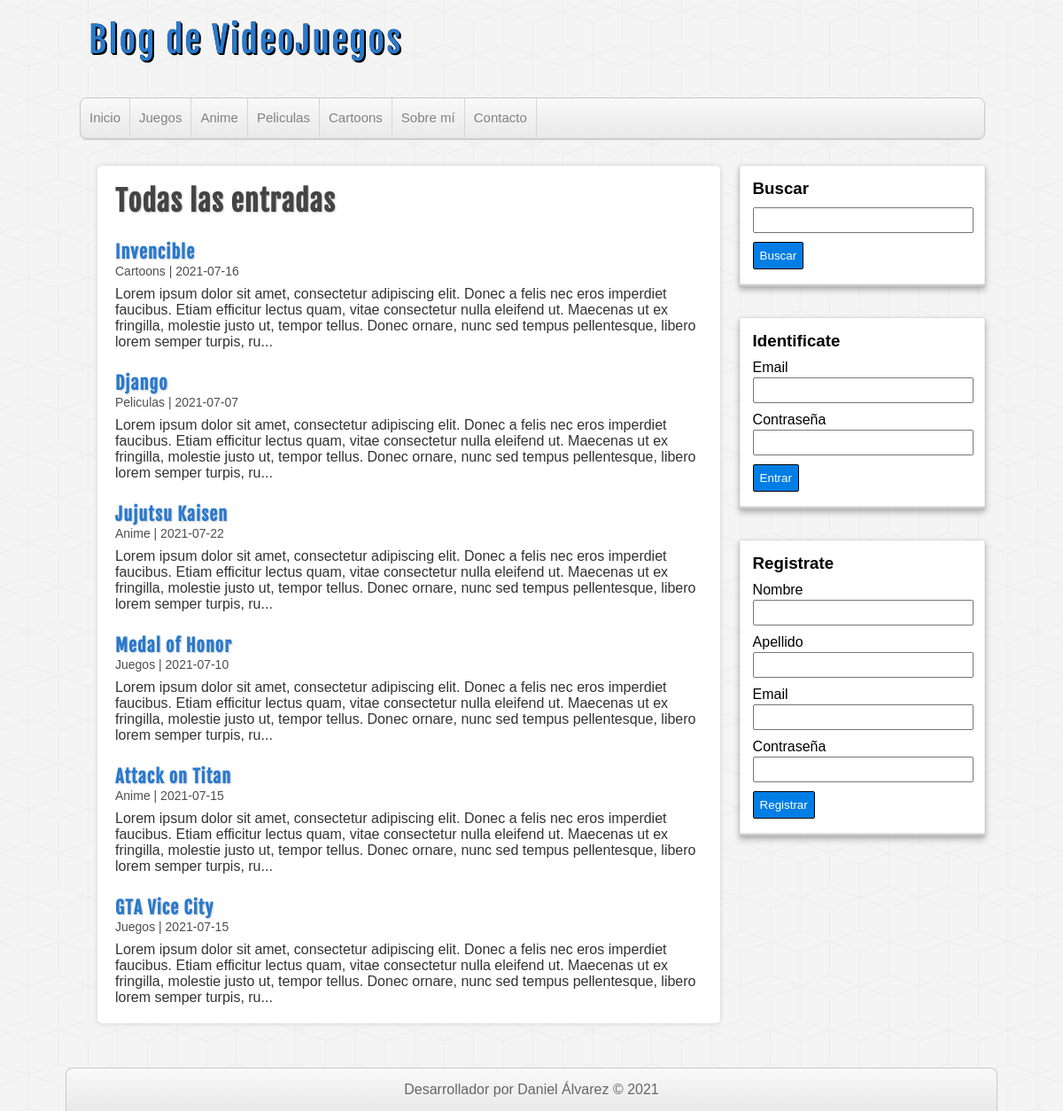
Screenshot of /entradas.php with the database file from the repository.
### tables this page shows
CREATE TABLE `categoria` (
  `id` int(11) NOT NULL,
  `nombre` varchar(45) DEFAULT NULL
);

CREATE TABLE `entrada` (
  `id` int(11) NOT NULL,
  `titulo` varchar(45) DEFAULT NULL,
  `descripcion` varchar(3000) DEFAULT NULL,
  `fecha` date NOT NULL,
  `usuario_id` int(11) NOT NULL,
  `categoria_id` int(11) NOT NULL
);

### helpers/ConexionHelper.php (called while the page is built, shortened)
<?php
$host = "localhost";
$usuario = "root";
$clave = "root";
$baseDeDatos = "dbblogestructurado";
$puerto = 3306;
$db = mysqli_connect($host, $usuario, $clave, $baseDeDatos, $puerto);
mysqli_query($db, "SET NAMES 'utf8'");
function conseguirCategorias() {
    global $db;
    $sql = "SELECT * FROM categoria ORDER BY id ASC";
    $categorias = mysqli_query($db, $sql);
    if ($categorias && mysqli_num_rows($categorias) >= 1) {
        $resultado = $categorias;
        return $resultado;
    }
}
function conseguirEntradas($limite = null, $categoria = null, $busqueda = null) {
    global $db;
    $sql = "SELECT e.*, c.nombre AS 'categoria' FROM entrada e" . " INNER JOIN categoria c ON e.categoria_id = c.id";
    $sql.=" ORDER BY e.id DESC";
    $entradas = mysqli_query($db, $sql);
    if ($entradas && mysqli_num_rows($entradas) >= 1) {
        $resultado = $entradas;
        return $resultado;
    }
}
?>

### entradas.php (the view, shortened to what this page needs)
<!doctype html>
<html lang="es">
<head>
	<link rel="stylesheet" href="assets/css/styles.css"/>
</head>
<body>
	<?php require_once 'includes/header.php'; ?>
	<?php require_once 'includes/aside.php'; ?>
	<div id="principal">
		<h1>Todas las entradas</h1>
		<?php
		$entradas = conseguirEntradas();
		if (!empty($entradas)):
    		while ($entrada = mysqli_fetch_assoc($entradas)):
    	?>
            	<article class="entrada">
        			<a href="entrada.php?id=<?=$entrada["id"]?>">
        				<h2><?=$entrada["titulo"]?></h2>
        				<span class="fecha"><?=$entrada["categoria"] . " | " . $entrada["fecha"]?></span>
        				<p>
							<?=substr($entrada["descripcion"], 0, 300) . "..."?>
        				</p>
        			</a>
        		</article>
    	<?php
    	    endwhile;
    	endif;
    	?>
	</div>
	<?php require_once 'includes/footer.php'; ?>
</body>
</html>

### includes/header.php (shortened to what this page needs)
<?php require_once 'helpers/ConexionHelper.php'; ?>
<header id="cabecera">
	<div id="logo">
		<a href="index.php">Blog de VideoJuegos</a>
	</div>
	<nav id="menu">
		<ul>
			<li><a href="index.php">Inicio</a></li>
			<?php
			$categorias = conseguirCategorias();
			?>
			<?php
			if (!empty($categorias)):
    			while ($categoria = mysqli_fetch_assoc($categorias)):
    		?>
    				<li><a href="categoria.php?id=<?=$categoria["id"]?>"><?=$categoria["nombre"]?></a></li>
    		<?php
    			endwhile;
			endif;
			?>
			<li><a href="index.php">Sobre mí</a></li>
			<li><a href="index.php">Contacto</a></li>
		</ul>
	</nav>
</header>
<div id="contenedor">

### assets/css/styles.css (style rules this page uses)
* { margin: 0px; padding: 0px; font-family: Arial; text-decoration: none; }
body { background: url(../img/cubes.png) #F4F4F4; }
.fecha { color: #4E4E4E; margin-top: 5px; font-size: 14px; }
#cabecera { width: 85%; height: auto; background: transparent; margin: 0px auto; }
#logo { float: left; width: 540px; height: 110px; }
#logo a { font-family: Fajala-Custom, Helvetica; font-size: 40px; letter-spacing: 2px; color: #2979CD; text-shadow: 0px 0px 0px black, 1px 1px 0px black, 2px 2px 0px black; line-height: 90px; margin-left: 10px; transition: all 300ms; }
#menu { clear: both; width: 100%; height: 45px; background: linear-gradient(to bottom, #F9F9F9 0px, #E9E9E9 100%); border: 1px solid #C9C9C9; border-radius: 8px; box-shadow: 0px 1px 1px #ccc; overflow: hidden; }
#menu ul { list-style: none; }
#menu ul li { float: left; line-height: 44px; border-right: 1px solid #D6D6D6; }
#menu ul li a { display: block; padding-left: 10px; padding-right: 10px; font-size: 15px; color: #838282; }
#contenedor { width: 85%; height: auto; margin: 0px auto; margin-top: 30px; margin-bottom: 30px; }
#principal { float: left; width: 65%; min-height: 550px; background: white; border-radius: 5px; box-shadow: 0px 0px 5px #ccc; margin-left: 20px; padding: 20px; overflow: hidden; }
#principal a { color: #333; }
#principal h1 { font-size: 32px; color: #444; letter-spacing: 1px; text-shadow: 1px 1px 2px #ccc; font-family: "Fajala-Custom"; }
#principal h2 { font-size: 20px; color: #2979CD; text-shadow: 1px 1px 2px #ccc; letter-spacing: 1px; font-family: "Fajala-Custom"; margin-top: 25px; }
#principal p { margin-top: 8px; }

### rows the page displays
categoria: nombre "Juegos"
categoria: nombre "Anime"
categoria: nombre "Peliculas"
categoria: nombre "Cartoons"
entrada: titulo "Invencible", categoria.nombre "Cartoons", fecha "2021-07-16", descripcion "Lorem ipsum dolor sit amet, consectetur adipiscing elit. Donec a felis nec eros imperdiet faucibus. Etiam efficitur lectus quam, vitae consectetur nulla eleifend ut. Maecenas ut ex fringilla, molestie justo ut, tempor tellus. Donec ornare, nunc sed tempus pellentesque, libero lorem semper turpis, ru"
entrada: titulo "Django", categoria.nombre "Peliculas", fecha "2021-07-07", descripcion "Lorem ipsum dolor sit amet, consectetur adipiscing elit. Donec a felis nec eros imperdiet faucibus. Etiam efficitur lectus quam, vitae consectetur nulla eleifend ut. Maecenas ut ex fringilla, molestie justo ut, tempor tellus. Donec ornare, nunc sed tempus pellentesque, libero lorem semper turpis, ru"
entrada: titulo "Jujutsu Kaisen", categoria.nombre "Anime", fecha "2021-07-22", descripcion "Lorem ipsum dolor sit amet, consectetur adipiscing elit. Donec a felis nec eros imperdiet faucibus. Etiam efficitur lectus quam, vitae consectetur nulla eleifend ut. Maecenas ut ex fringilla, molestie justo ut, tempor tellus. Donec ornare, nunc sed tempus pellentesque, libero lorem semper turpis, ru"
entrada: titulo "Medal of Honor", categoria.nombre "Juegos", fecha "2021-07-10", descripcion "Lorem ipsum dolor sit amet, consectetur adipiscing elit. Donec a felis nec eros imperdiet faucibus. Etiam efficitur lectus quam, vitae consectetur nulla eleifend ut. Maecenas ut ex fringilla, molestie justo ut, tempor tellus. Donec ornare, nunc sed tempus pellentesque, libero lorem semper turpis, ru"
entrada: titulo "Attack on Titan", categoria.nombre "Anime", fecha "2021-07-15", descripcion "Lorem ipsum dolor sit amet, consectetur adipiscing elit. Donec a felis nec eros imperdiet faucibus. Etiam efficitur lectus quam, vitae consectetur nulla eleifend ut. Maecenas ut ex fringilla, molestie justo ut, tempor tellus. Donec ornare, nunc sed tempus pellentesque, libero lorem semper turpis, ru"
entrada: titulo "GTA Vice City", categoria.nombre "Juegos", fecha "2021-07-15", descripcion "Lorem ipsum dolor sit amet, consectetur adipiscing elit. Donec a felis nec eros imperdiet faucibus. Etiam efficitur lectus quam, vitae consectetur nulla eleifend ut. Maecenas ut ex fringilla, molestie justo ut, tempor tellus. Donec ornare, nunc sed tempus pellentesque, libero lorem semper turpis, ru"
